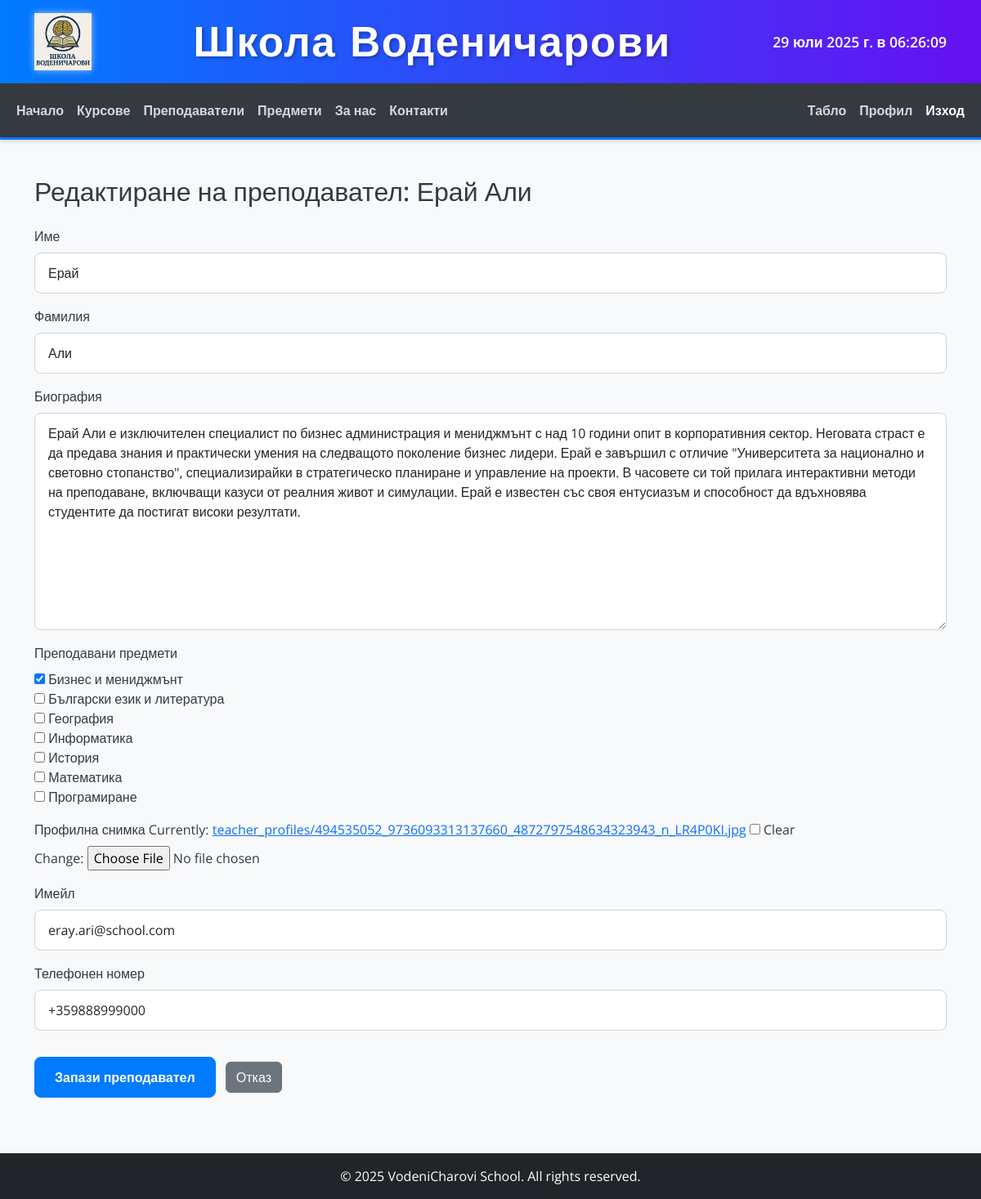
/teachers/6/edit/ (signed in), run on the app's committed database.
### teachers/models.py (models this page shows, shortened)
class Teacher(models.Model):
    first_name = models.CharField(
        max_length=50,
        verbose_name="Име"
    )
    last_name = models.CharField(
        max_length=50,
        verbose_name="Фамилия"
    )
    bio = models.TextField(
        verbose_name="Био"
    )
    subjects = models.ManyToManyField(
        'subjects.Subject',
        related_name='teachers',
        verbose_name="Преподавани предмети"
    )
    profile_picture = models.ImageField(
        upload_to='teacher_profiles/',
        blank=True,
        null=True,
        verbose_name="Профилна снимка"
    )
    email = models.EmailField(
        unique=True,
        verbose_name="Имейл"
    )
    phone_number = models.CharField(
        max_length=20,
        blank=True,
        null=True,
        verbose_name="Телефонен номер"
    )
    class Meta:
        ordering = ['last_name', 'first_name']
        verbose_name = "Учител"
        verbose_name_plural = "Учители"

### teachers/views.py (the view)
# urls.py: path('<int:pk>/edit/', TeacherUpdateView.as_view(), name='teacher_update'),
class TeacherUpdateView(PermissionRequiredMixin, UpdateView):
    model = Teacher
    form_class = TeacherForm
    template_name = 'teachers/teacher_form.html'
    success_url = reverse_lazy('teacher_list')
    permission_required = 'teachers.change_teacher'
    def get_context_data(self, **kwargs):
        context = super().get_context_data(**kwargs)
        context['form_title'] = f'Редактиране на преподавател: {self.object.first_name} {self.object.last_name}'
        return context

### teachers/forms.py
class TeacherForm(forms.ModelForm):
    class Meta:
        model = Teacher
        fields = ['first_name', 'last_name', 'bio', 'subjects', 'profile_picture', 'email', 'phone_number']
        widgets = {
            'subjects': forms.CheckboxSelectMultiple(),
        }
        labels = {
            'first_name': 'Име',
            'last_name': 'Фамилия',
            'bio': 'Биография',
            'subjects': 'Преподавани предмети',
            'profile_picture': 'Профилна снимка',
            'email': 'Имейл',
            'phone_number': 'Телефонен номер',
        }
    def __init__(self, *args, **kwargs):
        super().__init__(*args, **kwargs)
        for field_name, field in self.fields.items():
            if not isinstance(field.widget, (forms.CheckboxSelectMultiple, forms.FileInput)):
                field.widget.attrs['class'] = 'form-control'

### subjects/models.py (called while the page is built)
    def __str__(self):
        return self.name

### templates/teachers/teacher_form.html (shortened to what this page needs)
{% extends 'base.html' %}
{% block content %}
    <h2 class="mb-4">{{ form_title }}</h2>
    <form method="post" enctype="multipart/form-data">
        {% for field in form %}
            <div class="mb-3">
                <label for="{{ field.id_for_label }}" class="form-label">{{ field.label }}</label>
                {{ field }}
            </div>
        {% endfor %}
        <button type="submit" class="btn btn-primary mt-3">Запази преподавател</button>
        <a href="{% url 'teacher_list' %}" class="btn btn-secondary mt-3 ms-2">Отказ</a>
    </form>
{% endblock %}

### static/css/style.css (style rules this page uses)
body { font-family: 'Open Sans', sans-serif; background-color: #f8f9fa; color: #343a40; }
.form-control { border-radius: 0.5rem; border: 1px solid #ced4da; padding: 0.75rem 1rem; font-size: 1rem; }
.btn-primary { background-color: #007bff; border-color: #007bff; border-radius: 0.5rem; padding: 0.75rem 1.5rem; font-weight: 600; transition: background-color 0.3s ease, border-color 0.3s ease; }

### data on the page
Teacher: form "Ерай" "Али" "Ерай Али е изключителен специалист по бизнес администрация и мениджмънт с над 10 години опит в корпоративния сектор. Неговата страст е да предава знания и практически умения на следващото поколение бизнес лидери. Ерай е завършил с отличие \"Университета за национално и световно стопанство\", специализирайки в стратегическо планиране и управление на проекти. В часовете си той прилага интерактивни методи на преподаване, включващи казуси от реалния живот и симулации. Ерай е известен със своя ентусиазъм и способност да вдъхновява студентите да постигат високи резултати." "eray.ari@school.com" "+359888999000"

### other printed values
{{ field.label }} "Име" "Фамилия" "Биография" "Преподавани предмети" "Профилна снимка" "Имейл" "Телефонен номер"
